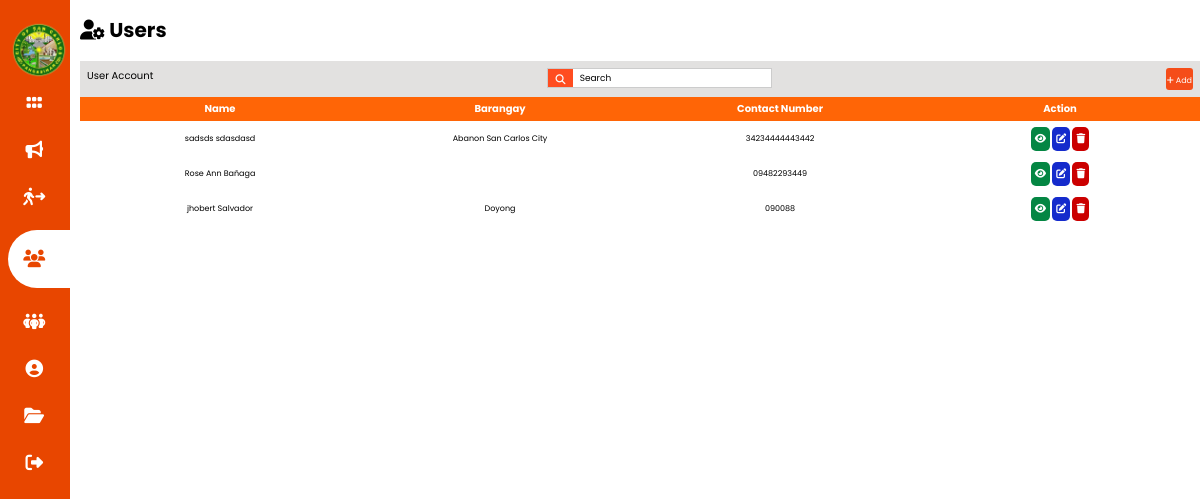
The app's page /admin/admin/usersearch.php (signed in) with its own data.
### tables this page shows
CREATE TABLE `users` (
  `id` int(11) NOT NULL,
  `valid_id` varchar(50) NOT NULL,
  `fname` varchar(150) NOT NULL,
  `lname` varchar(150) NOT NULL,
  `location` varchar(255) NOT NULL,
  `contactnum` varchar(30) NOT NULL,
  `user` varchar(100) NOT NULL,
  `pass` varchar(100) NOT NULL,
  `photo` varchar(150) NOT NULL,
  `status` varchar(30) NOT NULL
);

### admin/admin/usersearch.php (the view, shortened to what this page needs)
<?php
include_once("connections/session.php");
$search = $_GET['search'];
$sql = "SELECT * FROM users WHERE fname LIKE '%$search%' || lname LIKE '%$search%' || location LIKE '%$search%' ORDER BY id DESC";
$user = $conn->query($sql) or die($conn->error);
$rows = $user->fetch_assoc();
?>
<!DOCTYPE html>
<html lang="en">
<head>
    <link rel="stylesheet" href="css/nav.css">
    <link rel="stylesheet" href="css/tables.css">
</head>
<body>
    <div class="sidebar">
        <div class="side-brand">
        <img src="img/scclogo.png" alt="">
        </div>
        <div class="side-menu">
        <ul>
        <li>
                    <a href="dashboard.php"><i class="fa-solid fa-grip"></i>
                    </a>
                </li>
                <li>
                    <a href="announce.php"><i class="fa-solid fa-bullhorn"></i>
                    </a>
                </li>
                <li>
                    <a href="evacuation.php"><i class="fa-solid fa-person-walking-arrow-right"></i>
                    </a>
                </li>
                <li>
                    <a href="user.php" class="active"><i class="fa-solid fa-users"></i>
                    </a>
                </li>
                <li>
                    <a href="sub_admin.php"><i class="fa-solid fa-people-group"></i>
                    </a>
                </li>
                <li>
                    <a href="admin.php"><i class="fa-solid fa-circle-user"></i>
                    </a>
                </li>
                <li>
                    <a href="report.php"><i class="fa-solid fa-folder-open"></i>
                    </a>
                </li>
                <li>
                    <a href="logout.php"><i class="fa-solid fa-right-from-bracket"></i>
                    </a>
                </li>
            </ul>
        </div>
    </div>
    <div class="main-content">
        <header>
            <div class="header-title">
                <h1>
                <i class="fa-solid fa-user-gear"></i>
                Users
                </h1>
            </div>
        </header>
        <div class="grid">
        <br>
            <div class="table">
        <div class="header">
            <p>User Account</p>
            <form action="usersearch.php" method="get">
            <div class="search">
            <button type="submit"><i class="fa-solid fa-magnifying-glass"></i></button>
                <input type="search" name="search" id="search" placeholder="Search">
            </div>
            </form>
            <div class="add">
                <button><a href="useradd.php"><i class="fa-solid fa-plus"></i> Add</a></button>
            </div>
        </div>
        <div class="table">
            <table>
                <thead>
                    <tr>
                    <th>Name</th>
                    <th>Barangay</th>
                    <th>Contact Number</th>
                    <th>Action</th>
                    </tr>
                </thead>
                <tbody>
                <?php do{ ?>
                <tr>
                    <td><?php echo $rows['fname']." ". $rows['lname'];?></td>
                    <td><?php echo $rows['location'];?></td>
                    <td><?php echo $rows['contactnum'];?></td>
                    <td>
                        <button class="buttons"><a href="userdetails.php?ID=<?php echo $rows['id'];?>"><i class="fa-solid fa-eye"></i></a></button>
                        <button class="buttons"><a href="userupdate.php?ID=<?php echo $rows['id'];?>"><i class="fa-solid fa-pen-to-square"></i></a></button>
                        <button class="buttons" type="submit" name="delete"><a href="userdelete.php?id=<?php echo $rows['id'];?>"> <i class="fa-solid fa-trash"></i></a></button>
                    </td>
                </tr>
                <?php }while($rows = $user->fetch_assoc()) ?>
               </tbody>
            </table>
        </div>
    </div>
    </div>
</body>
</html>

### admin/admin/css/nav.css (style rules this page uses)
:root { --main-color: #e84600; --color-dark: #000000; --text-white: #ffffff; --color-grey: #b1b1b3; }
* { padding: 0; margin: 0; box-sizing: border-box; list-style: none; text-decoration: none; font-family: 'Poppins', sans-serif; }
.sidebar { width: 320px; position: fixed; left: 0; top: 0; height: 100%; background: var(--main-color); font-family: 'Fredoka One', cursive; }
.side-brand { height: 90px; padding-left: 1rem 0rem 1rem 2rem; }
.side-brand img { align-items: center; margin-top: 20px; width: 130px; height: 130px; margin-left: 4.5rem; }
.side-menu { margin-top: 80px; }
.side-menu li { width: 100%; margin-bottom: 1.3rem; padding-left: 1.5rem; }
.side-menu a { padding-left: 1.5rem; display: block; color: var(--text-white); font-size: 1.1rem; text-decoration: none !important; }
.side-menu a i { padding-right: 0.6rem; }
.side-menu a.active { background: var(--text-white); padding-top: 1rem; padding-bottom: 1rem; color: var(--main-color); border-radius: 30px 0px 0px 30px; }
.main-content { margin-left: 340px; margin-top: 15px; }
@media only screen and (max-width: 1200px) { .sidebar { width: 70px; } }
@media only screen and (max-width: 1200px) { .side-brand img { margin-top: 20px; width: 60px; height: 60px; margin-left: 0; } }
@media only screen and (max-width: 1200px) { .sidebar .side-brand, .sidebar li { padding-left: 0.5rem; text-align: center; } }
@media only screen and (max-width: 1200px) { .sidebar li a { padding-left: 0rem; } }
@media only screen and (max-width: 1200px) { .side-menu { margin-top: 0rem; } }
@media only screen and (max-width: 1200px) { .main-content { margin-left: 5rem; font-size: 10px; position: fixed; } }

### records on screen
users: fname "sadsds", lname "sdasdasd", location "Abanon San Carlos City", contactnum "34234444443442"
users: fname "Rose Ann", lname "Bañaga", contactnum "09482293449"
users: fname "jhobert", lname "Salvador", location "Doyong", contactnum "090088"
